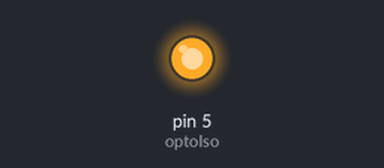
Recording of a sketch running on a simulated Arduino Uno, built with avr-gcc and run on an emulated ATmega328P. Shown: output pins drawn as LEDs (lit = HIGH).

Above: at 0.05 s.
Timing chart, 0 to 3.5 s (numbered marks = the images above):
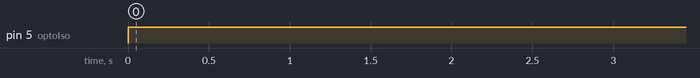

The sketch:

sketch_jul21a.ino
```cpp
//Notes:
//1.  Please use setup to only initialize the constants used for each pin, do not read analog inputs during setup.
//2.  There are only three analog inputs, not all pins should be used as reading analog.  Pick 3 pins and only use those pins to call analogRead()
//3.  Create a private function and call this function from loop to read analog inputs, setup a delay to call this function only once every minute.
//4.  New function needs to do the following:
//      Use analogRead to get the value from each of the three pins used
//      Show value from analogRead onto the screen
//      If analogRead value is over 50, we want an LED on the Arduino to light up.  Please figure out how best to have an LED light from any pin you choose.
//5.  Create another new function for the SD card code you included, add library files up at the top of the solution.  Keep code commented until ready for use.
//6.  We need to control relays and would like a new function that will handle all relay activity.  The function needs to work as follows:
//      We want to pass in a parameter for relay number (integer), this will control the relay we want to use
//      We want to pass in a state value (integer) as a parameter, this will control if we want the relay ON or OFF.  ON = 0, OFF = 1
//7.  Comment all of your code as good as the comments shows for the SD Card code, notice that about every line has a description of what is its intention
//8.  If you have a relay board, please test turning on and off relays after your code is created to make sure it works as expected.

#include <SPI.h>
#include <SD.h>

//PROGRAMMER NOTES:
//    Initialized variables here for larger scope, will change if requested.
//    Unable to provide private function in code, please detail further via arduino documentation on what you want used

//Analog Input Variables
const int pinTwo = 2;     //A2
const int pinThree = 3;   //A3
const int pinFour = 4;    //A4

//LED is connected on pin 13
int ledPin = 13;
int blinkDelay = 2000;

//Relay number that user chooses
int relay = 2;

//OptoIso is connected on pin 5
int optoIso = 5;

void setup() {
  //Send and receive at 9600 baud
  Serial.begin(9600);
//  //Sets up variable ledPin as output
//  pinMode(ledPin, OUTPUT);
//  //Sets up variable relay as output
//  pinMode(relay, OUTPUT);
  pinMode(optoIso, OUTPUT);
}

void loop() {
//  //Checked analog pin 2
//  analogCheckMod(pinTwo);
//  //Checked analog pin 3
//  analogCheckMod(pinThree);
//  //Checked analog pin 4
//  analogCheckMod(pinFour);
//  delay(60000);
//  //Turn on user selected relay for 10 seconds
//  Serial.println("Which relay would you like to use (0 - 8)?");
//  relay = Serial.read();
//  relayControl(relay,0);
//  delay(10000);
//  //Turn off relay 2
//  relayControl(relay,1);
//  FileSave("This is my sampleText.");
//  //Sends and stops signal with delay of 3 seconds
  voltIncrease(3000);
}

//void analogCheckMod(int pinNumber){
//     // reads the analog
//     int PinRead = analogRead(pinNumber);
//
//     // Prints the values
//     //Serial.println("Pin " + pinNumber + " value is " + PinRead);
//
//    //Blinks led if condition is met
//    if (PinRead > 50){
//       digitalWrite(ledPin, HIGH);
//       //Possible upgrade, try blink method
//       delay(2000);
//       digitalWrite(ledPin, LOW);
//    }
//}
//
////Controls relay shield.  Parameters accepted are relay number and relay state.
////0 = ON, 1 = OFF
////Should add additional check to make sure correct relay is referenced and not beyond relay maximum
//void relayControl(int relayNumber, int OnAndOff){
//    if (OnAndOff == 0){
//      pinMode(relayNumber, HIGH);
//    }
//    else if (OnAndOff == 1){
//      pinMode(relayNumber, LOW);
//    }
//    else{
//      Serial.println("Incorrect state passed to method.");
//    }
//}
//
////Used to send signal to a higher voltage cucuit
////PARAMETER: Provides dynamic delay time.
void voltIncrease (int delayTime){
  //Sends signal to curcuit
    digitalWrite(optoIso, HIGH);
  delay(delayTime);
  //Stops signal to curcuit
    digitalWrite(optoIso, LOW);
}
//
//
//
//
//File myFile;
//int FileSave(String sampleText){
//  while (!Serial) {
//    ; // wait for serial port to connect. Needed for native USB port only
//  }
//  Serial.print("Initializing SD card...");
//  if (!SD.begin(10)) {
//    Serial.println("initialization failed!");
//    while (1);
//  }
//  Serial.println("initialization done.");
//     // open the file. note that only one file can be open at a time,
//    // so you have to close this one before opening another.
//  myFile = SD.open("test.txt", FILE_WRITE);
//     // if the file opened okay, write to it:
//  if (myFile) {
//    Serial.print("Writing to test.txt...");
//    myFile.println(sampleText);
//    for (int i = 0; i < 20; i++) {
//      myFile.println(i);
//    }
//    // close the file:
//    myFile.close();
//    return 0;
//  }
//  else {
//    // if the file didn't open, print an error:
//    if (myFile.size() == 0){
//    return 1;
//}
//
// myFile = SD.open("test.txt");
//  if (myFile) {
//    if (myFile.size() == 0){
//        Serial.println("(1) File is empty");
//        return 1;
//    // read from the file until there's nothing else in it:
//    while (myFile.available()) {
//      Serial.write(myFile.read());
//    }
//    // close the file:
//    myFile.close();
//  } else {
//    // if the file didn't open, print an error:
//    Serial.println("error opening test.txt");
//  }
//}
//}
//}
```

Measured:
- by itself, pin 5 (optoIso): LOW → HIGH at 0.00 s
